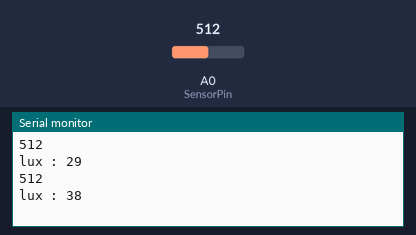
The sketch below on a simulated Arduino Uno, built with avr-gcc and run on an emulated ATmega328P. Parts: the last lines printed to the serial monitor. Inputs (shaded band) come from the test bench; at power-on: A0 (SensorPin) = 512.

Above: at 1.2 s.
1.3 s: A0 (SensorPin) set to 716
At 1.46 s:
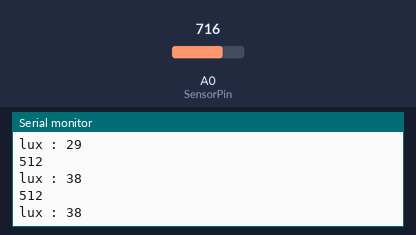
2.8 s: A0 (SensorPin) set to 900
At 3.07 s:
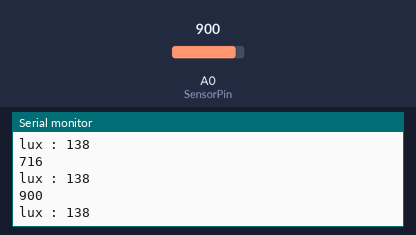
Timing chart, 0 to 5.8 s (numbered marks = the images above; inputs shaded):
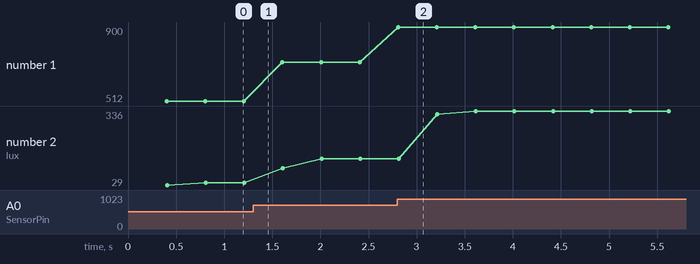

The sketch:

Luxmeter_Calibration.ino
```cpp
#include<Arduino.h>
#define SensorPin A0            //LUX meter Analog output to Arduino Analog Input 0

#define LED 13
#define samplingInterval 10
#define printInterval 400
#define ArrayLenth  40    //times of collection
int LUXArray[ArrayLenth];   //Store the average value of the sensor feedback
int LUXArrayIndex = 0;

int y=0;
void setup(void)
{

  Serial.begin(9600);

}
void loop(void)
{
  static unsigned long samplingTime = millis();
  static unsigned long printTime = millis();
  static float LUXvalue, voltage;
  if (millis() - samplingTime > samplingInterval)
  {
    LUXArray[LUXArrayIndex++] = analogRead(SensorPin);
    if (LUXArrayIndex == ArrayLenth)LUXArrayIndex = 0;
    voltage = avergearray(LUXArray, ArrayLenth);

    samplingTime = millis();
  }
  if (millis() - printTime > printInterval)  //Every 800 milliseconds, print a numerical, convert the state of the LED indicator
  {

    Serial.println(analogRead(SensorPin));
    // equation to convert analog read values to lux
    y = voltage*voltage*voltage*(1.09182162799e-6)+voltage*voltage*(-8.0086930755e-4)+voltage*(2.2492992246159e-1)+(-1.3179239997436e+1);
   // Serial.print("    LUX value: ");
   // Serial.println(LUXvalue, 2);
   Serial.print("lux : ");
   Serial.println(y);
   // digitalWrite(LED, digitalRead(LED) ^ 1);
    printTime = millis();
  }
}
double avergearray(int* arr, int number) {
  int i;
  int max, min;
  double avg;
  long amount = 0;
  if (number <= 0) {
    Serial.println("Error number for the array to avraging!/n");
    return 0;
  }
  if (number < 5) { //less than 5, calculated directly statistics
    for (i = 0; i < number; i++) {
      amount += arr[i];
    }
    avg = amount / number;
    return avg;
  } else {
    if (arr[0] < arr[1]) {
      min = arr[0]; max = arr[1];
    }
    else {
      min = arr[1]; max = arr[0];
    }
    for (i = 2; i < number; i++) {
      if (arr[i] < min) {
        amount += min;      //arr<min
        min = arr[i];
      } else {
        if (arr[i] > max) {
          amount += max;  //arr>max
          max = arr[i];
        } else {
          amount += arr[i]; //min<=arr<=max
        }
      }//if
    }//for
    avg = (double)amount / (number - 2);
  }//if
  return avg;
}
```

Measured:
- after the input at 2.8 s, the serial monitor: prints a new line at once (image 2)
- plotted number 1: 512 → 716 after the input at 1.3 s, 716 → 900 after the input at 2.8 s
- plotted number 2: 38 → 138 after the input at 1.3 s, 138 → 336 after the input at 2.8 s
